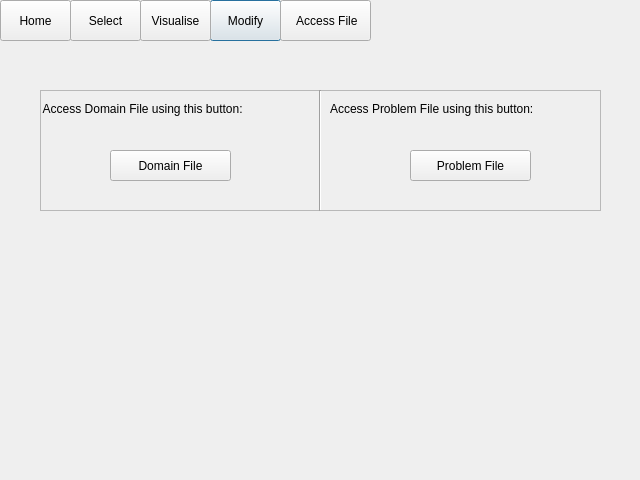
<?xml version="1.0" encoding="UTF-8"?>
<ui version="4.0">
 <class>Access</class>
 <widget class="QDialog" name="Access">
  <property name="geometry">
   <rect>
    <x>0</x>
    <y>0</y>
    <width>640</width>
    <height>480</height>
   </rect>
  </property>
  <property name="windowTitle">
   <string>Dialog</string>
  </property>
  <widget class="QPushButton" name="modifyButton">
   <property name="geometry">
    <rect>
     <x>210</x>
     <y>0</y>
     <width>71</width>
     <height>41</height>
    </rect>
   </property>
   <property name="text">
    <string>Modify</string>
   </property>
  </widget>
  <widget class="QPushButton" name="accessButton">
   <property name="geometry">
    <rect>
     <x>280</x>
     <y>0</y>
     <width>91</width>
     <height>41</height>
    </rect>
   </property>
   <property name="text">
    <string> Access File</string>
   </property>
  </widget>
  <widget class="QPushButton" name="homeButton">
   <property name="geometry">
    <rect>
     <x>0</x>
     <y>0</y>
     <width>71</width>
     <height>41</height>
    </rect>
   </property>
   <property name="text">
    <string>Home</string>
   </property>
  </widget>
  <widget class="QPushButton" name="selecyButton">
   <property name="geometry">
    <rect>
     <x>70</x>
     <y>0</y>
     <width>71</width>
     <height>41</height>
    </rect>
   </property>
   <property name="text">
    <string>Select</string>
   </property>
  </widget>
  <widget class="QPushButton" name="visualiseButton">
   <property name="geometry">
    <rect>
     <x>140</x>
     <y>0</y>
     <width>71</width>
     <height>41</height>
    </rect>
   </property>
   <property name="text">
    <string>Visualise</string>
   </property>
  </widget>
  <widget class="QFrame" name="frame">
   <property name="geometry">
    <rect>
     <x>40</x>
     <y>90</y>
     <width>561</width>
     <height>121</height>
    </rect>
   </property>
   <property name="frameShape">
    <enum>QFrame::StyledPanel</enum>
   </property>
   <property name="frameShadow">
    <enum>QFrame::Raised</enum>
   </property>
   <widget class="QLabel" name="label">
    <property name="geometry">
     <rect>
      <x>0</x>
      <y>10</y>
      <width>271</width>
      <height>17</height>
     </rect>
    </property>
    <property name="text">
     <string> Access Domain File using this button:</string>
    </property>
   </widget>
   <widget class="QLabel" name="label_2">
    <property name="geometry">
     <rect>
      <x>290</x>
      <y>10</y>
      <width>261</width>
      <height>17</height>
     </rect>
    </property>
    <property name="text">
     <string>Access Problem File using this button:</string>
    </property>
   </widget>
   <widget class="QPushButton" name="domainButton">
    <property name="geometry">
     <rect>
      <x>70</x>
      <y>60</y>
      <width>121</width>
      <height>31</height>
     </rect>
    </property>
    <property name="text">
     <string>Domain File</string>
    </property>
   </widget>
   <widget class="QPushButton" name="problemButton">
    <property name="geometry">
     <rect>
      <x>370</x>
      <y>60</y>
      <width>121</width>
      <height>31</height>
     </rect>
    </property>
    <property name="text">
     <string>Problem File</string>
    </property>
   </widget>
   <widget class="Line" name="line">
    <property name="geometry">
     <rect>
      <x>270</x>
      <y>0</y>
      <width>20</width>
      <height>121</height>
     </rect>
    </property>
    <property name="orientation">
     <enum>Qt::Vertical</enum>
    </property>
   </widget>
  </widget>
 </widget>
 <resources/>
 <connections/>
</ui>
